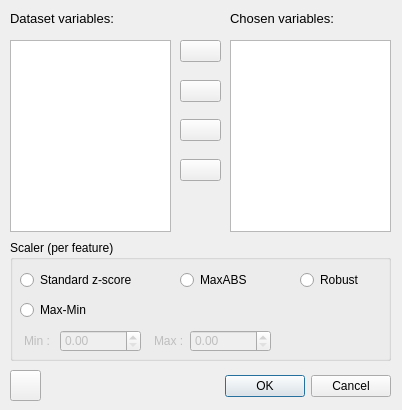
<?xml version="1.0" encoding="UTF-8"?>
<ui version="4.0">
 <class>Scaler</class>
 <widget class="QDialog" name="Scaler">
  <property name="geometry">
   <rect>
    <x>0</x>
    <y>0</y>
    <width>402</width>
    <height>410</height>
   </rect>
  </property>
  <property name="windowTitle">
   <string>Scaler</string>
  </property>
  <property name="windowIcon">
   <iconset>
    <normaloff>../feather/crop.svg</normaloff>../feather/crop.svg</iconset>
  </property>
  <widget class="QDialogButtonBox" name="buttonBox">
   <property name="geometry">
    <rect>
     <x>210</x>
     <y>370</y>
     <width>181</width>
     <height>32</height>
    </rect>
   </property>
   <property name="orientation">
    <enum>Qt::Horizontal</enum>
   </property>
   <property name="standardButtons">
    <set>QDialogButtonBox::Cancel|QDialogButtonBox::Ok</set>
   </property>
  </widget>
  <widget class="QPushButton" name="pushButton">
   <property name="geometry">
    <rect>
     <x>10</x>
     <y>370</y>
     <width>31</width>
     <height>31</height>
    </rect>
   </property>
   <property name="text">
    <string/>
   </property>
   <property name="icon">
    <iconset>
     <normaloff>../../New folder/ease_ML/feather/help-circle.svg</normaloff>../../New folder/ease_ML/feather/help-circle.svg</iconset>
   </property>
  </widget>
  <widget class="QGroupBox" name="groupBox_2">
   <property name="geometry">
    <rect>
     <x>10</x>
     <y>240</y>
     <width>381</width>
     <height>121</height>
    </rect>
   </property>
   <property name="font">
    <font>
     <pointsize>9</pointsize>
    </font>
   </property>
   <property name="title">
    <string>Scaler (per feature)</string>
   </property>
   <widget class="QRadioButton" name="radioButton">
    <property name="geometry">
     <rect>
      <x>10</x>
      <y>30</y>
      <width>151</width>
      <height>20</height>
     </rect>
    </property>
    <property name="text">
     <string>Standard z-score</string>
    </property>
   </widget>
   <widget class="QRadioButton" name="radioButton_3">
    <property name="geometry">
     <rect>
      <x>170</x>
      <y>30</y>
      <width>91</width>
      <height>20</height>
     </rect>
    </property>
    <property name="text">
     <string>MaxABS</string>
    </property>
   </widget>
   <widget class="QRadioButton" name="radioButton_2">
    <property name="geometry">
     <rect>
      <x>10</x>
      <y>60</y>
      <width>91</width>
      <height>20</height>
     </rect>
    </property>
    <property name="text">
     <string>Max-Min</string>
    </property>
   </widget>
   <widget class="QRadioButton" name="radioButton_8">
    <property name="geometry">
     <rect>
      <x>290</x>
      <y>30</y>
      <width>71</width>
      <height>20</height>
     </rect>
    </property>
    <property name="text">
     <string>Robust</string>
    </property>
   </widget>
   <widget class="QDoubleSpinBox" name="doubleSpinBox">
    <property name="enabled">
     <bool>false</bool>
    </property>
    <property name="geometry">
     <rect>
      <x>50</x>
      <y>90</y>
      <width>81</width>
      <height>22</height>
     </rect>
    </property>
   </widget>
   <widget class="QLabel" name="label">
    <property name="enabled">
     <bool>false</bool>
    </property>
    <property name="geometry">
     <rect>
      <x>14</x>
      <y>90</y>
      <width>31</width>
      <height>21</height>
     </rect>
    </property>
    <property name="text">
     <string>Min :</string>
    </property>
   </widget>
   <widget class="QLabel" name="label_2">
    <property name="enabled">
     <bool>false</bool>
    </property>
    <property name="geometry">
     <rect>
      <x>144</x>
      <y>90</y>
      <width>31</width>
      <height>21</height>
     </rect>
    </property>
    <property name="text">
     <string>Max :</string>
    </property>
   </widget>
   <widget class="QDoubleSpinBox" name="doubleSpinBox_2">
    <property name="enabled">
     <bool>false</bool>
    </property>
    <property name="geometry">
     <rect>
      <x>180</x>
      <y>90</y>
      <width>81</width>
      <height>22</height>
     </rect>
    </property>
   </widget>
  </widget>
  <widget class="QListWidget" name="listWidget">
   <property name="geometry">
    <rect>
     <x>10</x>
     <y>40</y>
     <width>161</width>
     <height>192</height>
    </rect>
   </property>
  </widget>
  <widget class="QWidget" name="verticalLayoutWidget">
   <property name="geometry">
    <rect>
     <x>180</x>
     <y>40</y>
     <width>41</width>
     <height>141</height>
    </rect>
   </property>
   <layout class="QVBoxLayout" name="verticalLayout">
    <item>
     <widget class="QPushButton" name="pushButton_2">
      <property name="text">
       <string/>
      </property>
      <property name="icon">
       <iconset>
        <normaloff>../feather/chevrons-right.svg</normaloff>../feather/chevrons-right.svg</iconset>
      </property>
     </widget>
    </item>
    <item>
     <spacer name="verticalSpacer">
      <property name="orientation">
       <enum>Qt::Vertical</enum>
      </property>
      <property name="sizeHint" stdset="0">
       <size>
        <width>20</width>
        <height>40</height>
       </size>
      </property>
     </spacer>
    </item>
    <item>
     <widget class="QPushButton" name="pushButton_3">
      <property name="text">
       <string/>
      </property>
      <property name="icon">
       <iconset>
        <normaloff>../feather/chevron-right.svg</normaloff>../feather/chevron-right.svg</iconset>
      </property>
     </widget>
    </item>
    <item>
     <spacer name="verticalSpacer_2">
      <property name="orientation">
       <enum>Qt::Vertical</enum>
      </property>
      <property name="sizeHint" stdset="0">
       <size>
        <width>20</width>
        <height>40</height>
       </size>
      </property>
     </spacer>
    </item>
    <item>
     <widget class="QPushButton" name="pushButton_4">
      <property name="text">
       <string/>
      </property>
      <property name="icon">
       <iconset>
        <normaloff>../feather/chevron-left.svg</normaloff>../feather/chevron-left.svg</iconset>
      </property>
     </widget>
    </item>
    <item>
     <spacer name="verticalSpacer_3">
      <property name="orientation">
       <enum>Qt::Vertical</enum>
      </property>
      <property name="sizeHint" stdset="0">
       <size>
        <width>20</width>
        <height>40</height>
       </size>
      </property>
     </spacer>
    </item>
    <item>
     <widget class="QPushButton" name="pushButton_5">
      <property name="text">
       <string/>
      </property>
      <property name="icon">
       <iconset>
        <normaloff>../feather/chevrons-left.svg</normaloff>../feather/chevrons-left.svg</iconset>
      </property>
     </widget>
    </item>
   </layout>
  </widget>
  <widget class="QListWidget" name="listWidget_2">
   <property name="geometry">
    <rect>
     <x>230</x>
     <y>40</y>
     <width>161</width>
     <height>192</height>
    </rect>
   </property>
  </widget>
  <widget class="QLabel" name="label_7">
   <property name="geometry">
    <rect>
     <x>10</x>
     <y>10</y>
     <width>141</width>
     <height>16</height>
    </rect>
   </property>
   <property name="font">
    <font>
     <pointsize>10</pointsize>
    </font>
   </property>
   <property name="text">
    <string>Dataset variables:</string>
   </property>
  </widget>
  <widget class="QLabel" name="label_8">
   <property name="geometry">
    <rect>
     <x>230</x>
     <y>10</y>
     <width>131</width>
     <height>16</height>
    </rect>
   </property>
   <property name="font">
    <font>
     <pointsize>10</pointsize>
    </font>
   </property>
   <property name="text">
    <string>Chosen variables:</string>
   </property>
  </widget>
 </widget>
 <tabstops>
  <tabstop>pushButton</tabstop>
 </tabstops>
 <resources/>
 <connections>
  <connection>
   <sender>buttonBox</sender>
   <signal>accepted()</signal>
   <receiver>Scaler</receiver>
   <slot>accept()</slot>
   <hints>
    <hint type="sourcelabel">
     <x>248</x>
     <y>254</y>
    </hint>
    <hint type="destinationlabel">
     <x>157</x>
     <y>274</y>
    </hint>
   </hints>
  </connection>
  <connection>
   <sender>buttonBox</sender>
   <signal>rejected()</signal>
   <receiver>Scaler</receiver>
   <slot>reject()</slot>
   <hints>
    <hint type="sourcelabel">
     <x>316</x>
     <y>260</y>
    </hint>
    <hint type="destinationlabel">
     <x>286</x>
     <y>274</y>
    </hint>
   </hints>
  </connection>
 </connections>
</ui>
